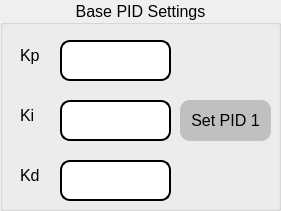
     <widget class="QGroupBox" name="groupBox_FK_2">
      <property name="enabled">
       <bool>true</bool>
      </property>
      <property name="geometry">
       <rect>
        <x>290</x>
        <y>10</y>
        <width>281</width>
        <height>211</height>
       </rect>
      </property>
      <property name="maximumSize">
       <size>
        <width>16777210</width>
        <height>16777210</height>
       </size>
      </property>
      <property name="font">
       <font>
        <pointsize>12</pointsize>
        <weight>50</weight>
        <bold>false</bold>
       </font>
      </property>
      <property name="layoutDirection">
       <enum>Qt::LeftToRight</enum>
      </property>
      <property name="title">
       <string>Base PID Settings</string>
      </property>
      <property name="alignment">
       <set>Qt::AlignCenter</set>
      </property>
      <property name="flat">
       <bool>false</bool>
      </property>
      <property name="checkable">
       <bool>false</bool>
      </property>
      <widget class="QLineEdit" name="lineEdit_base_Kp">
       <property name="geometry">
        <rect>
         <x>60</x>
         <y>40</y>
         <width>111</width>
         <height>41</height>
        </rect>
       </property>
       <property name="font">
        <font>
         <pointsize>12</pointsize>
        </font>
       </property>
       <property name="styleSheet">
        <string notr="true">QLineEdit{
border: 2px solid rgb(0, 0, 0);
border-radius: 10px;
}</string>
       </property>
       <property name="text">
        <string/>
       </property>
       <property name="placeholderText">
        <string/>
       </property>
      </widget>
      <widget class="QLineEdit" name="lineEdit_base_Ki">
       <property name="geometry">
        <rect>
         <x>60</x>
         <y>100</y>
         <width>111</width>
         <height>41</height>
        </rect>
       </property>
       <property name="font">
        <font>
         <pointsize>12</pointsize>
        </font>
       </property>
       <property name="styleSheet">
        <string notr="true">QLineEdit{
border: 2px solid rgb(0, 0, 0);
border-radius: 10px;
}</string>
       </property>
       <property name="text">
        <string/>
       </property>
      </widget>
      <widget class="QLineEdit" name="lineEdit_base_Kd">
       <property name="geometry">
        <rect>
         <x>60</x>
         <y>160</y>
         <width>111</width>
         <height>41</height>
        </rect>
       </property>
       <property name="font">
        <font>
         <pointsize>12</pointsize>
        </font>
       </property>
       <property name="styleSheet">
        <string notr="true">QLineEdit{
border: 2px solid rgb(0, 0, 0);
border-radius: 10px;
}</string>
       </property>
       <property name="text">
        <string/>
       </property>
      </widget>
      <widget class="QPushButton" name="pushButton_base_setPID">
       <property name="geometry">
        <rect>
         <x>180</x>
         <y>100</y>
         <width>91</width>
         <height>41</height>
        </rect>
       </property>
       <property name="font">
        <font>
         <pointsize>12</pointsize>
        </font>
       </property>
       <property name="styleSheet">
        <string notr="true">
QPushButton{
border-radius: 10px;
background-color: #c0c0c0;
}

QPushButton:pressed {
    padding-top: 5px;
    padding-left: 5px;
}
</string>
       </property>
       <property name="text">
        <string>Set PID 1</string>
       </property>
       <property name="autoDefault">
        <bool>false</bool>
       </property>
      </widget>
      <widget class="QLabel" name="label_26">
       <property name="geometry">
        <rect>
         <x>20</x>
         <y>40</y>
         <width>31</width>
         <height>31</height>
        </rect>
       </property>
       <property name="font">
        <font>
         <pointsize>12</pointsize>
        </font>
       </property>
       <property name="text">
        <string>&lt;html&gt;&lt;head/&gt;&lt;body&gt;&lt;p&gt;Kp&lt;/p&gt;&lt;/body&gt;&lt;/html&gt;</string>
       </property>
      </widget>
      <widget class="QLabel" name="label_27">
       <property name="geometry">
        <rect>
         <x>20</x>
         <y>100</y>
         <width>31</width>
         <height>31</height>
        </rect>
       </property>
       <property name="font">
        <font>
         <pointsize>12</pointsize>
        </font>
       </property>
       <property name="text">
        <string>&lt;html&gt;&lt;head/&gt;&lt;body&gt;&lt;p&gt;Ki&lt;/p&gt;&lt;/body&gt;&lt;/html&gt;</string>
       </property>
      </widget>
      <widget class="QLabel" name="label_28">
       <property name="geometry">
        <rect>
         <x>20</x>
         <y>160</y>
         <width>31</width>
         <height>31</height>
        </rect>
       </property>
       <property name="font">
        <font>
         <pointsize>12</pointsize>
        </font>
       </property>
       <property name="text">
        <string>&lt;html&gt;&lt;head/&gt;&lt;body&gt;&lt;p&gt;Kd&lt;/p&gt;&lt;/body&gt;&lt;/html&gt;</string>
       </property>
      </widget>
     </widget>
